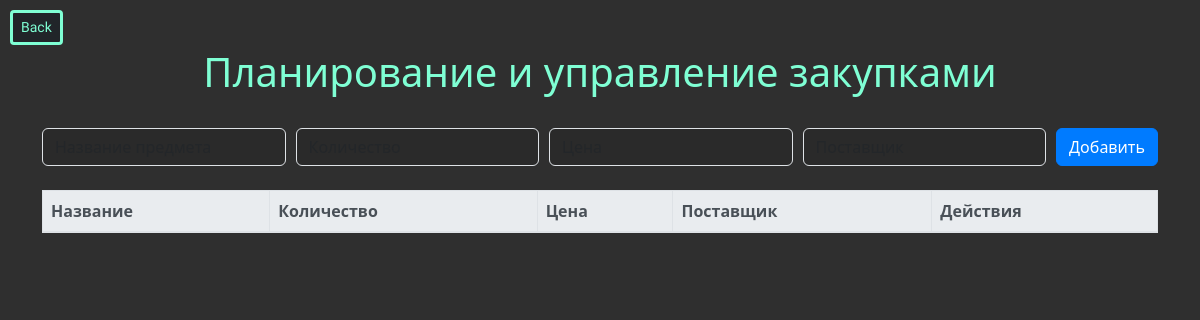
The page /buy (signed in) on the database as committed earlier.
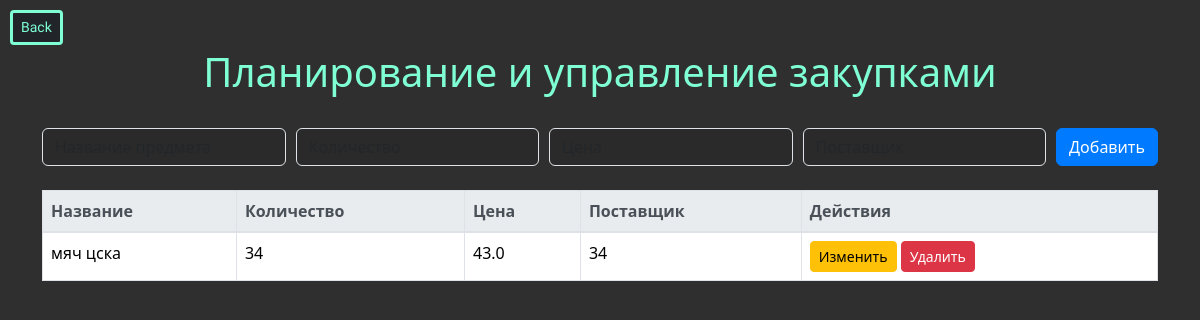
The same page on the database as committed later.
### src/models.py (models this page shows)
class Task(db.Model):
    id = db.Column(db.Integer, primary_key=True)
    name = db.Column(db.String(100), nullable=False)
    quantity = db.Column(db.Integer, nullable=False)
    price = db.Column(db.Float, nullable=False)
    supplier = db.Column(db.String(100), nullable=False)

### src/buy_routers.py (the view)
@app.route('/buy')
@login_required
@admin_required
def index():
    tasks = Task.query.all()
    logging.info("Загружен список задач")
    return render_template('buy.html', tasks=tasks)

### src/models.py (called while the page is built)
def admin_required(f):
    @wraps(f)
    def decorated_function(*args, **kwargs):
        if not current_user.is_admin():
            return redirect('/')
        return f(*args, **kwargs)
    return decorated_function

@manager.user_loader
def load_user(user_id):
    return User.query.get(user_id)

    def is_admin(self):
        return self.role == 'admin'

### src/templates/buy.html (shortened to what this page needs)
<!DOCTYPE html>
<html lang="ru">
<head>
    <link href="https://stackpath.bootstrapcdn.com/bootstrap/4.5.2/css/bootstrap.min.css" rel="stylesheet">
    <link rel="stylesheet" href="../static/style.css">
    <link rel="stylesheet" href="https://cdn.jsdelivr.net/npm/bootstrap-icons@1.11.3/font/bootstrap-icons.min.css">
    <link href="https://cdn.jsdelivr.net/npm/bootstrap@5.3.3/dist/css/bootstrap.min.css" rel="stylesheet">
</head>
<body>
    <div class="container mt-5">
        <h1 style="color:aquamarine;" class="text-center">Планирование и управление закупками </h1>
        <br>
        <form action="/buy/add" method="POST" class="mb-4">
            <div class="form-row">
                <div class="col">
                    <input type="text" name="task_name" class="form-control" placeholder="Название предмета" required>
                </div>
                <div class="col">
                    <input type="number" name="quantity" class="form-control" placeholder="Количество" required>
                </div>
                <div class="col">
                    <input type="number" name="price" class="form-control" placeholder="Цена" required>
                </div>
                <div class="col">
                    <input type="text" name="supplier" class="form-control" placeholder="Поставщик" required>
                </div>
                <div class="col-auto">
                    <button type="submit" class="btn btn-primary">Добавить</button>
                </div>
            </div>
        </form>
        <table class="table table-bordered">
            <thead class="thead-light">
                <tr>
                    <th>Название</th>
                    <th>Количество</th>
                    <th>Цена</th>
                    <th>Поставщик</th>
                    <th>Действия</th>
                </tr>
            </thead>
            <tbody>
                {% for task in tasks %}
                <tr>
                    <td style="color: black">{{ task.name }}</td>
                    <td style="color: black">{{ task.quantity }}</td>
                    <td style="color: black">{{ task.price }}</td>
                    <td style="color: black">{{ task.supplier }}</td>
                    <td>
                        <button type="button" class="btn btn-warning btn-sm" data-toggle="modal" data-target="#editModal{{ task.id }}">
                                                        Изменить
                        </button>
                        <form action="/buy/delete/{{ task.id }}" method="POST" style="display:inline;">
                            <button type="submit" class="btn btn-danger btn-sm">Удалить</button>
                        </form>
                    </td>
                </tr>
                {% endfor %}
            </tbody>
        </table>
    </div>
          <div style="position: absolute; top: 10px; left: 10px;">
    <button onclick="window.history.back();" class="btn btn-dark btn-sm" style="color: aquamarine; border: 3px solid aquamarine; font-family: 'Archivo Black';">Back</button>
</div>
</body>
</html>

### src/static/style.css (style rules this page uses)
body { display: flex; flex-direction: column; min-height: 100vh; }
* { padding: 0; margin: 0; }

### src/templates/buy.html (style rules this page uses)
body { background-color: #2f2f2f ; color: #ffffff; }
.table { background-color: #1e1e1e; }
.table th { background-color: #212529; color: gray; }
.form-control { background-color: #2a2a2a; color: #ffffff; }
.btn-primary { background-color: #007bff; border-color: #007bff; }
.btn-warning { background-color: #ffc107; border-color: #ffc107; }
.btn-danger { background-color: #dc3545; border-color: #dc3545; }

Rows that differ between the two databases and show on the page:
added Task: name "мяч цска", quantity "34", price "43.0", supplier "34"
